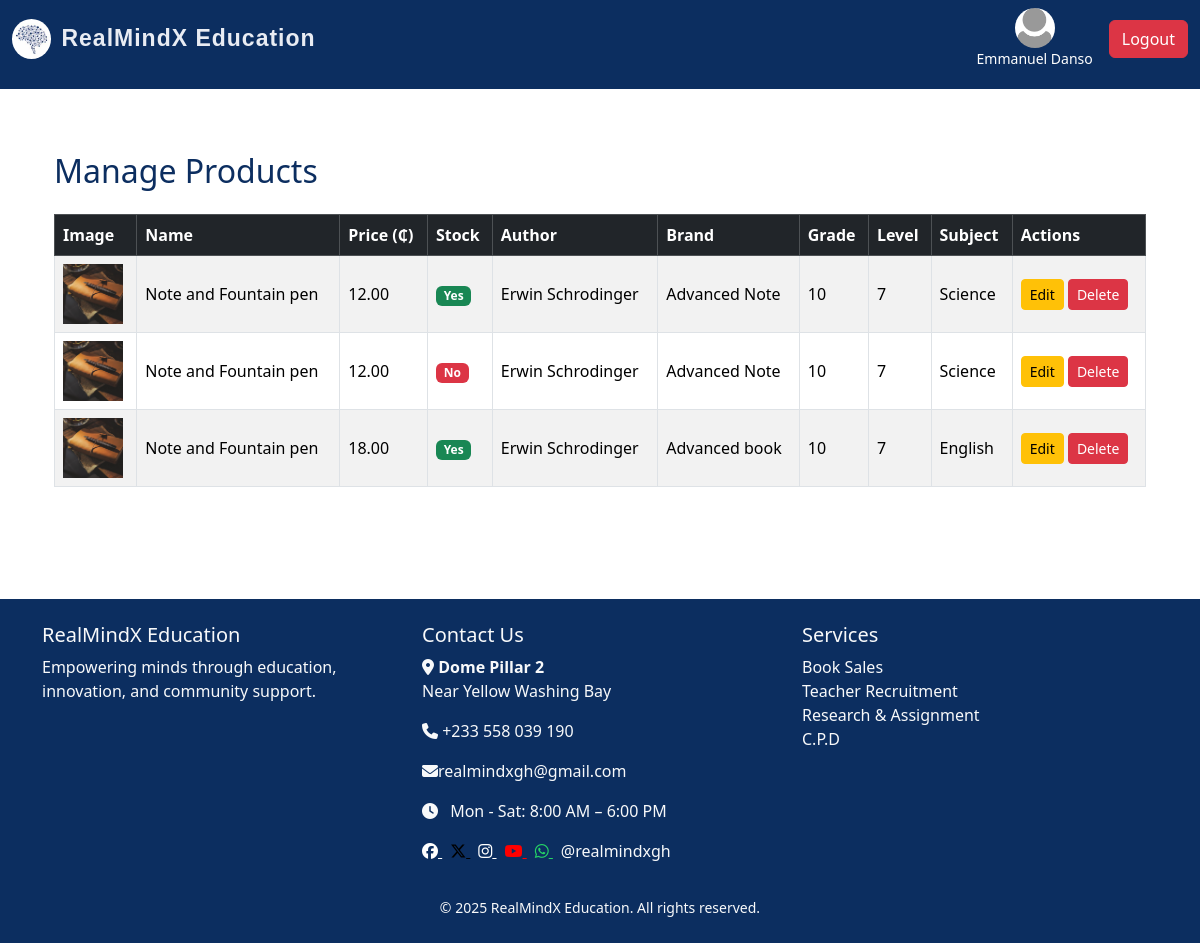
Page /admin/manage-products (signed in) on the committed database.
### realmind/models/user.py (models this page shows, shortened)
class User(UserMixin, db.Model):
    id = db.Column(db.Integer, primary_key=True)
    username = db.Column(db.String(150), nullable=False)
    email = db.Column(db.String(150), unique=True, nullable=False)
    password = db.Column(db.String(150), nullable=False)
    profile_pic = db.Column(db.String(200), nullable=True)
    applications = db.relationship('Application', backref='user', lazy=True)
    @property
    def is_admin(self):
        return False

### realmind/models/products.py (models this page shows, shortened)
class Product(db.Model):
    id = db.Column(db.Integer, primary_key=True)
    name = db.Column(db.String(120), nullable=False)
    description = db.Column(db.Text, nullable=False)
    price = db.Column(db.Float, nullable=False)
    discount_percentage = db.Column(db.Float, default=0.0)
    image_filename = db.Column(db.String(120), nullable=True)
    in_stock = db.Column(db.Boolean, default=True)
    date_created = db.Column(db.DateTime, default=datetime.utcnow)
    ecommerce_product_id = db.Column(db.Integer, nullable=True)
    author = db.Column(db.String(120), nullable=True)
    grade = db.Column(db.String(50), nullable=True)
    level = db.Column(db.String(50), nullable=True)
    subject = db.Column(db.String(100), nullable=True)
    brand = db.Column(db.String(100), nullable=True)
    admin_id = db.Column(db.Integer, db.ForeignKey('admin.id'), nullable=False)
    admin = db.relationship('Admin', backref=db.backref('products', lazy=True))
    category_id = db.Column(db.Integer, db.ForeignKey('category.id'), nullable=True)
    category = db.relationship('Category', back_populates='products')

### realmind/routes/admin_routes.py (the view)
@admin_bp.route('/admin/manage-products')
@login_required
def manage_products():
    products = Product.query.order_by(Product.date_created.desc()).all()
    return render_template('admin/manage_products.html', products=products)

### realmind/templates/admin/manage_products.html (shortened to what this page needs)
{% extends "index.html" %}
{% block content %}
<div class="container my-5">
  <h2 class="mb-4">Manage Products</h2>
  <div class="table-responsive">
    <table class="table table-bordered table-striped align-middle">
      <thead class="table-dark">
        <tr>
          <th>Image</th>
          <th>Name</th>
          <th>Price (₵)</th>
          <th>Stock</th>
          <th>Author</th>
          <th>Brand</th>
          <th>Grade</th>
          <th>Level</th>
          <th>Subject</th>
          <th>Actions</th>
        </tr>
      </thead>
      <tbody>
        {% for product in products %}
        <tr>
          <td>
            <img src="{{ url_for('static', filename='uploads/' ~ product.image_filename) }}" width="60" height="60" style="object-fit: cover;">
          </td>
          <td>{{ product.name }}</td>
          <td>{{ '%.2f'|format(product.price) }}</td>
          <td>
            {% if product.in_stock %}
              <span class="badge bg-success">Yes</span>
            {% else %}
              <span class="badge bg-danger">No</span>
            {% endif %}
          </td>
          <td>{{ product.author or '-' }}</td>
          <td>{{ product.brand or '-' }}</td>
          <td>{{ product.grade or '-' }}</td>
          <td>{{ product.level or '-' }}</td>
          <td>{{ product.subject or '-' }}</td>
          <td>
            <a href="{{ url_for('admin.edit_product', product_id=product.id) }}" class="btn btn-sm btn-warning">Edit</a>
            <button class="btn btn-sm btn-danger" data-bs-toggle="modal" data-bs-target="#deleteModal{{ product.id }}">Delete</button>
          </td>
        </tr>
        {% endfor %}
      </tbody>
    </table>
  </div>
</div>
{% endblock %}

### realmind/templates/index.html (shortened to what this page needs)
<!DOCTYPE html>
<html lang="en">
<head>
  <link rel="stylesheet" href="https://cdn.jsdelivr.net/npm/bootstrap@5.3.3/dist/css/bootstrap.min.css">
  <link rel="stylesheet" href="https://cdnjs.cloudflare.com/ajax/libs/font-awesome/6.6.0/css/all.min.css">
  <link rel="stylesheet" href="{{ url_for('static', filename='main.css') }}">
</head>
<body>
<nav class="navbar navbar-expand-lg navbar-dark bg-steel fixed-top">
  <div class="container-fluid">
<a class="navbar-brand d-flex align-items-center"
   href="{% if current_user.is_authenticated %}
            {% if current_user.is_admin %}
              {{ url_for('admin.admin_dashboard') }}
            {% else %}
              {{ url_for('user.users_dashboard') }}
            {% endif %}
         {% else %}
            {{ url_for('main.home') }}
         {% endif %}">
  <img src="{{ url_for('static', filename='images/brain.jpg') }}" alt="Logo" style="height: 40px; border-radius: 50%; margin-right: 10px;">
  RealMindX Education
</a>
    <div class="collapse navbar-collapse justify-content-end" id="navbarNav">
      <ul class="navbar-nav">
        {% if current_user.is_authenticated %}
        <li class="nav-item d-flex align-items-center ms-2">
          <div class="d-flex flex-column align-items-center text-white me-3">
            {% if current_user.profile_pic %}
              <img src="{{ url_for('static', filename='uploads/' ~ current_user.profile_pic) }}"
                   alt="Profile"
                   style="width: 40px; height: 40px; border-radius: 50%; object-fit: cover;">
            {% else %}
              <img src="{{ url_for('static', filename='images/default-profile.webp') }}"
                   alt="Default Profile"
                   style="width: 40px; height: 40px; border-radius: 50%; object-fit: cover;">
            {% endif %}
            <small>{{ current_user.username }}</small>
          </div>
          <a class="btn btn-danger" href="{{ url_for('auth.logout') }}">Logout</a>
        </li>
        {% endif %}
      </ul>
    </div>
  </div>
</nav>
<main class="container mt-5 pt-4">
  {% block content %}{% endblock %}
</main>
{% if not (current_user.is_authenticated and current_user.is_admin) %}
  {% include 'footer.html' %}
{% endif %}
</body>
</html>

### realmind/static/main.css (style rules this page uses)
html,body { position: relative; color: #0f0505; display: flex; flex-direction: column; margin: 0; margin-top: 1.0rem; }
.container { flex: 1; }
.navbar { margin-bottom: 0; padding-bottom: 20px; }
.navbar-brand { text-decoration: none; font-family: "Poppins", sans-serif; font-size: 23px; font-weight: bold; color:rgb(233, 236, 243); letter-spacing: 1px; }
.bg-steel { background-color: #0C2E60; }
.navbar-nav a { font-size: 16px; font-weight: 400; display: flex; align-items: center; gap: 5px; color: #ffffff; }
h1, h2, h3, h4 { color: #0C2E60; }
label, button { font-size: 20px; }

### rows in the picture
User: username "Emmanuel Danso"
Product: image_filename (picture), name "Note and Fountain pen", price "12.00", in_stock "Yes", author "Erwin Schrodinger", brand "Advanced Note", grade "10", level "7", subject "Science"
Product: image_filename (picture), name "Note and Fountain pen", price "12.00", in_stock "No", author "Erwin Schrodinger", brand "Advanced Note", grade "10", level "7", subject "Science"
Product: image_filename (picture), name "Note and Fountain pen", price "18.00", in_stock "Yes", author "Erwin Schrodinger", brand "Advanced book", grade "10", level "7", subject "English"
